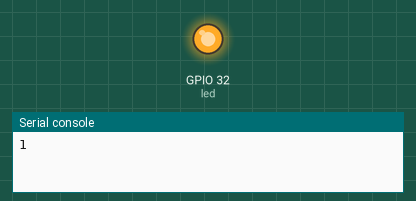
Recording of a program running on a simulated ESP32 board running MicroPython. Parts: output pins drawn as LEDs (lit = HIGH), the last lines printed to the serial console. At 4.0 s the program stops and its outputs stay as they are.

Above: at 0.1 s.
At 2.1 s:
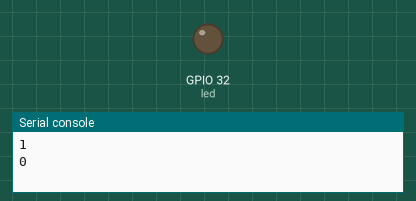
Timing chart, 0 to 3.6 s (numbered marks = the images above):
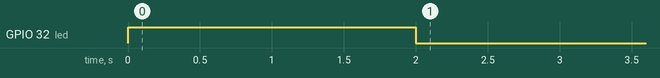

The program:

ESP32_test.py
```python
from machine import Pin
import time

# 建立2號腳位的Pin物件,設定腳位輸出.
# led=Pin(2,Pin.OUT)
led=Pin(32,Pin.OUT)

led.value(1)     # 點亮LED
print('1')
time.sleep(2)
led.value(0)     # 關閉LED
print('0')
time.sleep(2)

# while True:
#     led.value(1)     # 點亮LED
#     time.sleep(0.5)
#     led.value(0)     # 關閉LED
#     time.sleep(0.5)
```
